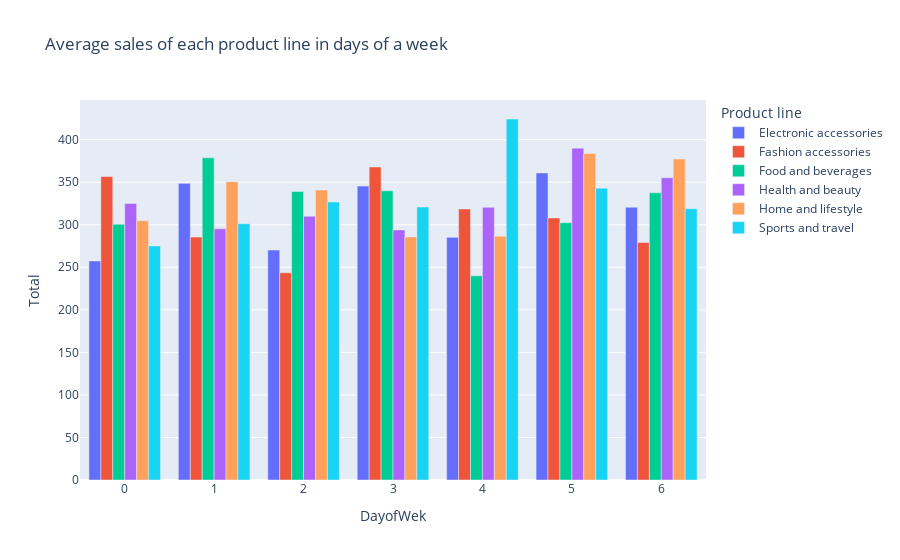

The cell this chart's notebook holds for it:
### Code cell
fig = px.bar(byProduct, x="DayofWek", y="Total", color='Product line', barmode='group', title='Average sales of each product line in days of a week')
fig.show()

### Figure 1 — Plotly figure (JSON) as saved in the notebook; plotly's stock layout.template omitted (floating-point values rounded to 4 significant figures)
{"data": [{"alignmentgroup": "True", "hovertemplate": "Product line=Electronic accessories<br>DayofWek=%{x}<br>Total=%{y}<extra></extra>", "legendgroup": "Electronic accessories", "marker": {"color": "#636efa", "pattern": {"shape": ""}}, "name": "Electronic accessories", "offsetgroup": "Electronic accessories", "orientation": "v", "showlegend": true, "textposition": "auto", "type": "bar", "x": [0, 1, 2, 3, 4, 5, 6], "xaxis": "x", "y": [257.5, 348.7, 270.3, 345.4, 285.2, 360.9, 320.6], "yaxis": "y"}, {"alignmentgroup": "True", "hovertemplate": "Product line=Fashion accessories<br>DayofWek=%{x}<br>Total=%{y}<extra></extra>", "legendgroup": "Fashion accessories", "marker": {"color": "#EF553B", "pattern": {"shape": ""}}, "name": "Fashion accessories", "offsetgroup": "Fashion accessories", "orientation": "v", "showlegend": true, "textposition": "auto", "type": "bar", "x": [0, 1, 2, 3, 4, 5, 6], "xaxis": "x", "y": [356.6, 285.5, 243.6, 367.9, 318.5, 308.0, 279.2], "yaxis": "y"}, {"alignmentgroup": "True", "hovertemplate": "Product line=Food and beverages<br>DayofWek=%{x}<br>Total=%{y}<extra></extra>", "legendgroup": "Food and beverages", "marker": {"color": "#00cc96", "pattern": {"shape": ""}}, "name": "Food and beverages", "offsetgroup": "Food and beverages", "orientation": "v", "showlegend": true, "textposition": "auto", "type": "bar", "x": [0, 1, 2, 3, 4, 5, 6], "xaxis": "x", "y": [300.6, 378.8, 339.0, 339.9, 239.9, 302.4, 337.5], "yaxis": "y"}, {"alignmentgroup": "True", "hovertemplate": "Product line=Health and beauty<br>DayofWek=%{x}<br>Total=%{y}<extra></extra>", "legendgroup": "Health and beauty", "marker": {"color": "#ab63fa", "pattern": {"shape": ""}}, "name": "Health and beauty", "offsetgroup": "Health and beauty", "orientation": "v", "showlegend": true, "textposition": "auto", "type": "bar", "x": [0, 1, 2, 3, 4, 5, 6], "xaxis": "x", "y": [324.9, 295.2, 309.9, 293.8, 320.4, 390.0, 355.2], "yaxis": "y"}, {"alignmentgroup": "True", "hovertemplate": "Product line=Home and lifestyle<br>DayofWek=%{x}<br>Total=%{y}<extra></extra>", "legendgroup": "Home and lifestyle", "marker": {"color": "#FFA15A", "pattern": {"shape": ""}}, "name": "Home and lifestyle", "offsetgroup": "Home and lifestyle", "orientation": "v", "showlegend": true, "textposition": "auto", "type": "bar", "x": [0, 1, 2, 3, 4, 5, 6], "xaxis": "x", "y": [304.8, 350.4, 340.8, 285.6, 286.5, 383.7, 377.3], "yaxis": "y"}, {"alignmentgroup": "True", "hovertemplate": "Product line=Sports and travel<br>DayofWek=%{x}<br>Total=%{y}<extra></extra>", "legendgroup": "Sports and travel", "marker": {"color": "#19d3f3", "pattern": {"shape": ""}}, "name": "Sports and travel", "offsetgroup": "Sports and travel", "orientation": "v", "showlegend": true, "textposition": "auto", "type": "bar", "x": [0, 1, 2, 3, 4, 5, 6], "xaxis": "x", "y": [275.1, 301.2, 326.7, 320.9, 424.3, 343.0, 318.9], "yaxis": "y"}], "layout": {"barmode": "group", "legend": {"title": {"text": "Product line"}, "tracegroupgap": 0}, "title": {"text": "Average sales of each product line in days of a week"}, "xaxis": {"anchor": "y", "domain": [0, 1], "title": {"text": "DayofWek"}}, "yaxis": {"anchor": "x", "domain": [0, 1], "title": {"text": "Total"}}}}
